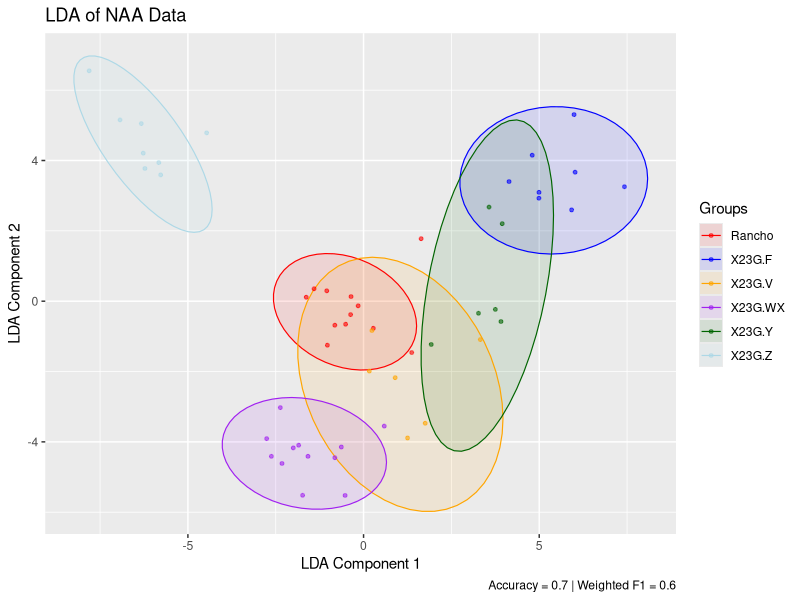
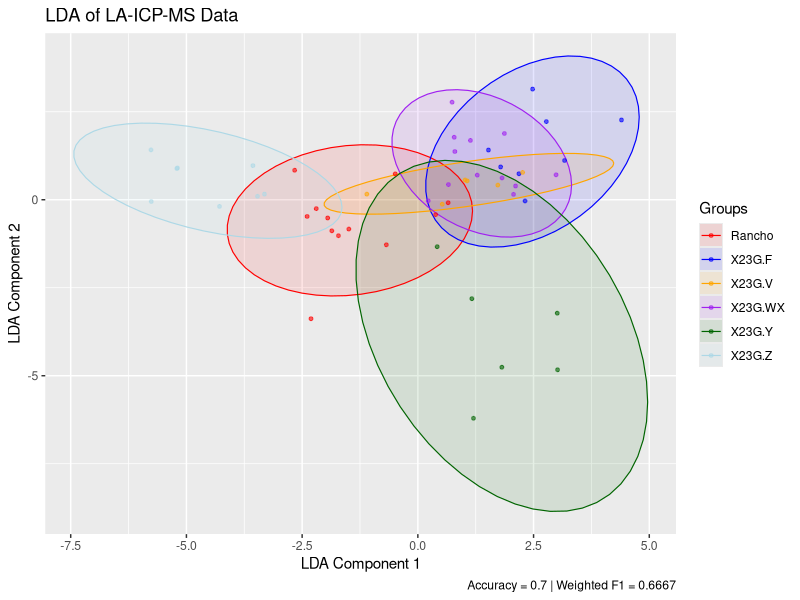

Generate these figures, in order, with R:
#----------------------------------------------------------
# Linear Discriminant Analysis (LDA) of NAA and LAICPMS 
#----------------------------------------------------------

#Load in necessary packages 
library(readxl)
library(dplyr)
library(MASS)
library(caret)
library(ggplot2)
library(writexl)

#----------------------------------------------------------
# Load Data
#----------------------------------------------------------
naa <- read.csv("Technique Comparison/INAA_comparison_dataset.csv")
laicpms <- read.csv("Technique Comparison/LAICPMS_comparison_dataset.csv")

#----------------------------------------------------------
# Remove coloring elements
#----------------------------------------------------------
naa <- naa[, !(names(naa) %in% c("SiO2", "CaCO3", "Ni", "Fe2O3", "Cr", "Mn"))]
laicpms <- laicpms[, !(names(laicpms) %in% c("SiO2", "CaCO3", "Ni", "Fe2O3", "Cr", "Mn"))]


#----------------------------------------------------------
# Function to run LDA
#----------------------------------------------------------
run_lda_model <- function(data, group_col = "Group", split_ratio = 0.8, plot_title = "LDA Results") {
  library(MASS)
  library(caret)
  library(ggplot2)
  library(dplyr)
  
  # --- Ensure reproducibility ---
  set.seed(123)
  
  # --- Check input ---
  if(!group_col %in% names(data)) stop("Group column not found in dataset.")
  
  # --- Data cleaning ---
  data <- data[, !(is.na(names(data)) | names(data) == "")]
  data <- data[, colSums(!is.na(data)) > 0]
  
  # Remove constant / near-zero variance variables
  predictors <- setdiff(names(data), group_col)
  nzv <- nearZeroVar(data[, predictors], saveMetrics = TRUE)
  const_vars <- rownames(nzv[nzv$nzv == TRUE, ])
  if (length(const_vars) > 0) {
    message("Removed ", length(const_vars), " near-zero variance variables.")
    data <- data[, !(names(data) %in% const_vars)]
  }
  
  # --- Ensure group column is a factor ---
  data[[group_col]] <- as.factor(make.names(data[[group_col]]))
  
  # --- Train/test split ---
  training.samples <- data[[group_col]] %>%
    createDataPartition(p = split_ratio, list = FALSE)
  
  train.data <- data[training.samples, ]
  test.data  <- data[-training.samples, ]
  
  # --- Normalize numeric predictors ---
  preproc.param <- train.data %>% preProcess(method = c("center", "scale"))
  train.transformed <- predict(preproc.param, train.data)
  test.transformed  <- predict(preproc.param, test.data)
  
  # --- Fit LDA model ---
  formula <- as.formula(paste(group_col, "~ ."))
  lda.model <- lda(formula, data = train.transformed)
  
  # --- Predict ---
  predictions <- predict(lda.model, test.transformed)
  predicted_classes <- factor(predictions$class, levels = levels(train.transformed[[group_col]]))
  true_classes <- factor(test.transformed[[group_col]], levels = levels(train.transformed[[group_col]]))
  
  # --- Handle mismatch in factor levels ---
  common_levels <- intersect(levels(true_classes), levels(predicted_classes))
  predicted_classes <- factor(predicted_classes, levels = common_levels)
  true_classes <- factor(true_classes, levels = common_levels)
  
  # --- Confusion matrix and metrics ---
  cm <- confusionMatrix(predicted_classes, true_classes)
  accuracy <- cm$overall["Accuracy"]
  
  # --- Weighted metrics (binary OR multiclass safe) ---
  by_class <- cm$byClass
  
  # If binary, make it a 1-row data frame
  if (is.null(dim(by_class))) {
    by_class <- t(as.data.frame(by_class))
  }
  
  # Compute weighted metrics
  class_counts <- table(true_classes)
  class_weights <- class_counts / sum(class_counts)
  precision_per_class <- by_class[, "Precision"]
  recall_per_class    <- by_class[, "Recall"]
  f1_per_class        <- by_class[, "F1"]
  
  weighted_precision <- sum(precision_per_class * class_weights, na.rm = TRUE)
  weighted_recall    <- sum(recall_per_class * class_weights, na.rm = TRUE)
  weighted_f1        <- sum(f1_per_class * class_weights, na.rm = TRUE)
  
  # --- Plot ---
  lda.data <- cbind(train.transformed, predict(lda.model)$x)
  
  p <- ggplot(lda.data, aes(LD1, LD2, color = .data[[group_col]], fill = .data[[group_col]])) +
    # Filled, semi-transparent ellipses
    stat_ellipse(geom = "polygon", alpha = 0.1, size = 0.5, color = NA) +
    # Outline of ellipses (same color as points)
    stat_ellipse(size = 0.4) +
    # Points
    geom_point(alpha = 0.6, size = 1) +
    labs(
      title = plot_title,
      x = "LDA Component 1",
      y = "LDA Component 2",
      color = "Groups",
      fill = "Groups",
      caption = paste0(
        "Accuracy = ", round(accuracy, 4),
        " | Weighted F1 = ", round(weighted_f1, 4)
      )
    ) +
    scale_color_manual(values = c(
      "red", "blue", "orange", "purple", "darkgreen", "lightblue"
    )) +
    scale_fill_manual(values = c(
      "red", "blue", "orange", "purple", "darkgreen", "lightblue"
    )) +
    theme_grey() +
    theme(
      legend.position = "right"
    )
  
  # --- Return ---
  list(
    model = lda.model,
    accuracy = as.numeric(accuracy),
    weighted_precision = as.numeric(weighted_precision),
    weighted_recall = as.numeric(weighted_recall),
    weighted_f1 = as.numeric(weighted_f1),
    confusion_matrix = cm,
    predictions = predictions,
    train_data = train.transformed,
    test_data = test.transformed,
    plot = p
  )
}


#----------------------------------------------------------
# Run NAA data
#----------------------------------------------------------
# Remove the ANID column from the dataset
naa$ANID <- NULL

results_naa <- run_lda_model(naa, group_col = "Group", split_ratio = 0.8, plot_title = "LDA of NAA Data")

# View results
results_naa$accuracy
results_naa$weighted_f1
results_naa$confusion_matrix

# View LDA plot
results_naa$plot

# View model details
results_naa$model

results_naa$confusion_matrix
results_naa$confusion_matrix$byClass
#shows results per group
round(results_naa$confusion_matrix$byClass[, c("Precision", "Recall", "F1")], 20)


#----------------------------------------------------------
# Run LAICPMS data
#----------------------------------------------------------
# Remove the ANID column from the dataset
laicpms$ANID <- NULL
results2 <- run_lda_model(laicpms, group_col = "Group", split_ratio = 0.8, plot_title = "LDA of LA-ICP-MS Data")

# View results
results2$accuracy
results2$weighted_f1
results2$confusion_matrix

# View LDA plot
results2$plot

# View model details
results2$model
